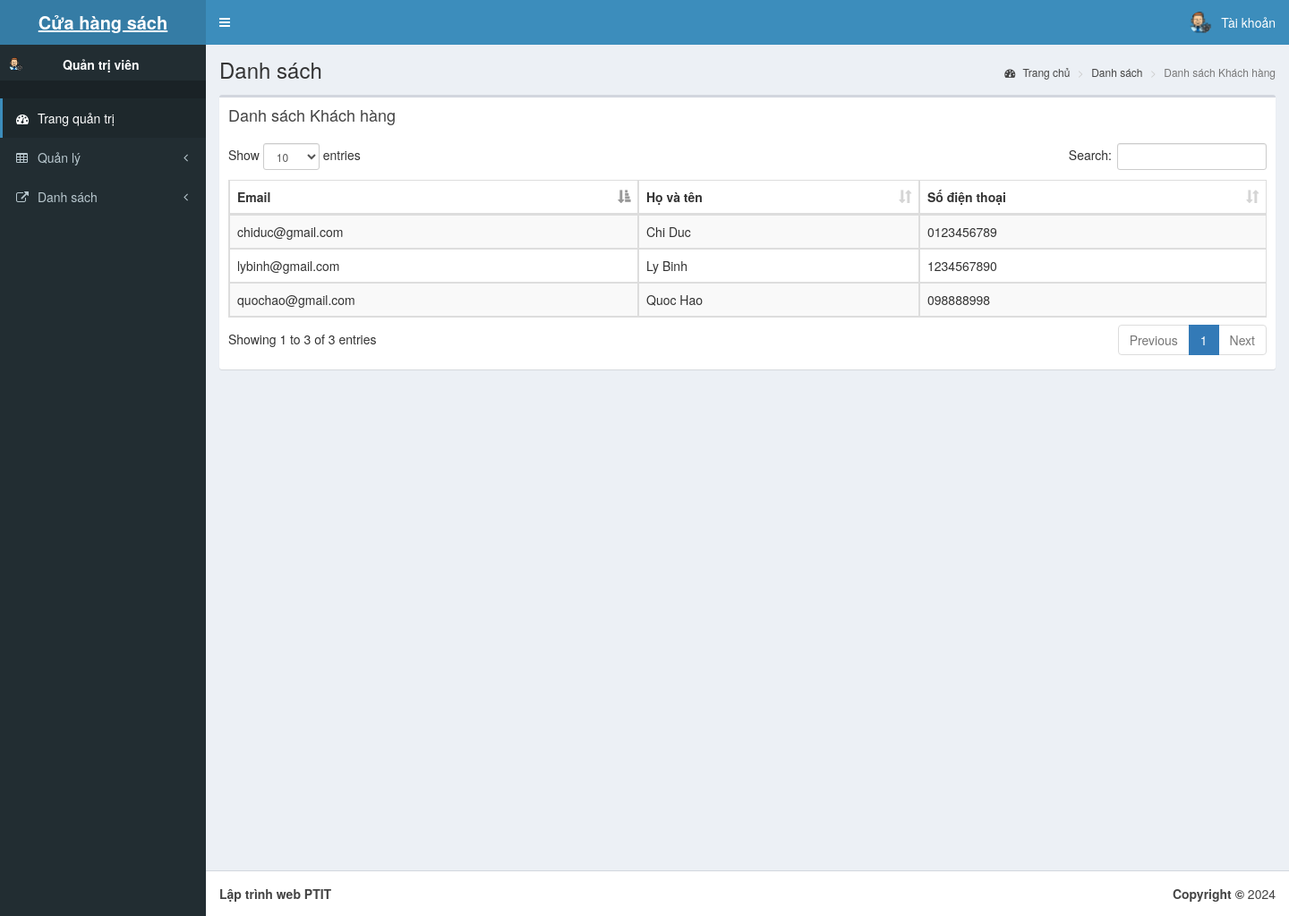
The page /Admin/qlykhachhang.php on the database its author committed.
### tables this page shows
CREATE TABLE `loginuser` (
  `email` varchar(50) NOT NULL,
  `matkhau` int(200) NOT NULL,
  `HoTen` varchar(100) NOT NULL,
  `DienThoai` varchar(50) NOT NULL
);

### Admin/qlykhachhang.php (the view, shortened to what this page needs)
<?php
 include "head.php";
?>
  <body class="hold-transition skin-blue sidebar-mini">
    <div class="wrapper">
    <?php
 include "Header.php";
?>
    <?php
 include "aside.php";
?>
      <div class="content-wrapper">
        <section class="content-header">
          <h1>
            Danh sách
          </h1>
          <ol class="breadcrumb">
            <li><a href="index.php"><i class="fa fa-dashboard"></i> Trang chủ</a></li>
            <li><a href="#">Danh sách</a></li>
            <li class="active">Danh sách Khách hàng</li>
          </ol>
        </section>
        <section class="content">
          <div class="row">
            <div class="col-xs-12">
              <div class="box">
                <div class="box-header">
                  <h3 class="box-title">Danh sách Khách hàng</h3>
                </div>
                <div class="box-body">
                  <table id="example1" class="table table-bordered table-striped">
                    <thead>
                      <tr>
                        <th>Email</th>
                        <th>Họ và tên</th>
                        <th>Số điện thoại</th>
                      </tr>
                    </thead>
                    <tbody>
                    <?php
                         require '../inc/myconnect.php';
                         $sql="SELECT email,HoTen,DienThoai from loginuser Order by HoTen";
                         $result = $conn->query($sql);
                         if ($result->num_rows > 0) {
                          while($row = $result->fetch_assoc()) {
                      ?>
                        <tr>
                        <td><?php echo $row["email"] ?></td>
                        <td><?php echo $row["HoTen"] ?></td>
                        <td><?php echo $row["DienThoai"] ?></td>
                        </tr>
                        <?php
                          }
                        }
                         ?>
                    </tbody>
                  </table>
                </div>
              </div>
            </div>
          </div>
        </section>
      </div>
      <?php
      include "footer.php";
     ?>
    </div>
  </body>
</html>

### rows shown on the page
loginuser: email "chiduc@gmail.com", HoTen "Chi Duc", DienThoai "0123456789"
loginuser: email "lybinh@gmail.com", HoTen "Ly Binh", DienThoai "1234567890"
loginuser: email "quochao@gmail.com", HoTen "Quoc Hao", DienThoai "098888998"
